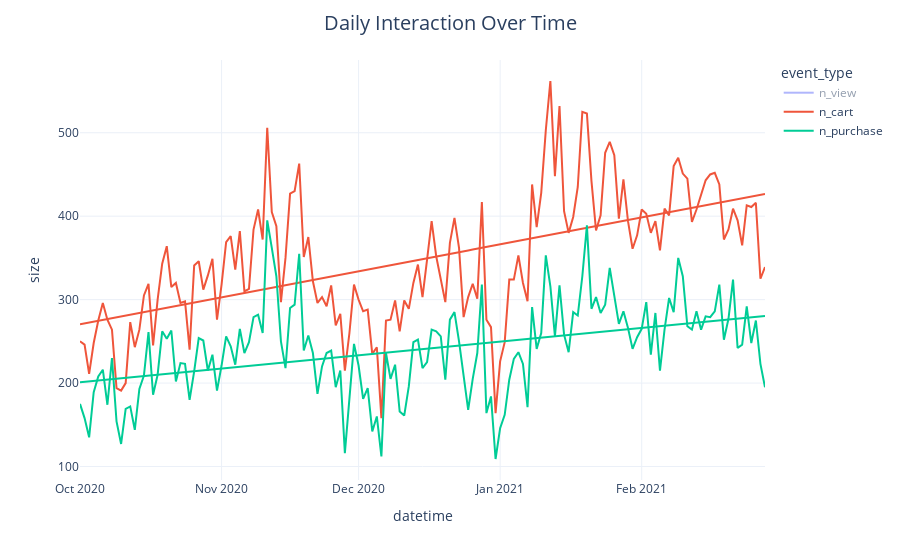

Here is the notebook cell this chart was saved with:
### Code cell
col_y = "size"
fig = px.scatter(data_by_day_freq_event, x='datetime', y=col_y, color='event_type', trendline='ols')
fig.for_each_trace(lambda x: x.update(visible="legendonly") if x['name'] == 'n_view' else x)
fig.update_traces(mode="lines")
fig.update_layout(title_text="Daily Interaction Over Time")

### Figure 1 — Plotly figure (JSON) as saved in the notebook; plotly's stock layout.template omitted (floating-point values rounded to 4 significant figures; data arrays with more than 128 entries replaced by an {"elided": "..."} marker saying what was removed)
{"data": [{"hovertemplate": "event_type=n_view<br>datetime=%{x}<br>size=%{y}<extra></extra>", "legendgroup": "n_view", "marker": {"color": "#636efa", "symbol": "circle"}, "mode": "lines", "name": "n_view", "orientation": "v", "showlegend": true, "type": "scatter", "visible": "legendonly", "x": {"elided": "151 str values"}, "xaxis": "x", "y": {"elided": "151 int values"}, "yaxis": "y"}, {"hovertemplate": "<b>OLS trendline</b><br>size = 0.0324874 * datetime + -47152.7<br>R<sup>2</sup>=0.022213<br><br>event_type=n_view<br>datetime=%{x}<br>size=%{y} <b>(trend)</b><extra></extra>", "legendgroup": "n_view", "marker": {"color": "#636efa", "symbol": "circle"}, "mode": "lines", "name": "n_view", "showlegend": false, "type": "scatter", "visible": "legendonly", "x": {"elided": "151 str values"}, "xaxis": "x", "y": {"elided": "151 float values"}, "yaxis": "y"}, {"hovertemplate": "event_type=n_cart<br>datetime=%{x}<br>size=%{y}<extra></extra>", "legendgroup": "n_cart", "marker": {"color": "#EF553B", "symbol": "circle"}, "mode": "lines", "name": "n_cart", "orientation": "v", "showlegend": true, "type": "scatter", "x": {"elided": "151 str values"}, "xaxis": "x", "y": {"elided": "151 int values"}, "yaxis": "y"}, {"hovertemplate": "<b>OLS trendline</b><br>size = 0.0120432 * datetime + -19016.8<br>R<sup>2</sup>=0.330612<br><br>event_type=n_cart<br>datetime=%{x}<br>size=%{y} <b>(trend)</b><extra></extra>", "legendgroup": "n_cart", "marker": {"color": "#EF553B", "symbol": "circle"}, "mode": "lines", "name": "n_cart", "showlegend": false, "type": "scatter", "x": {"elided": "151 str values"}, "xaxis": "x", "y": {"elided": "151 float values"}, "yaxis": "y"}, {"hovertemplate": "event_type=n_purchase<br>datetime=%{x}<br>size=%{y}<extra></extra>", "legendgroup": "n_purchase", "marker": {"color": "#00cc96", "symbol": "circle"}, "mode": "lines", "name": "n_purchase", "orientation": "v", "showlegend": true, "type": "scatter", "x": {"elided": "151 str values"}, "xaxis": "x", "y": {"elided": "151 int values"}, "yaxis": "y"}, {"hovertemplate": "<b>OLS trendline</b><br>size = 0.00612155 * datetime + -9602.74<br>R<sup>2</sup>=0.174748<br><br>event_type=n_purchase<br>datetime=%{x}<br>size=%{y} <b>(trend)</b><extra></extra>", "legendgroup": "n_purchase", "marker": {"color": "#00cc96", "symbol": "circle"}, "mode": "lines", "name": "n_purchase", "showlegend": false, "type": "scatter", "x": {"elided": "151 str values"}, "xaxis": "x", "y": {"elided": "151 float values"}, "yaxis": "y"}], "layout": {"legend": {"title": {"text": "event_type"}, "tracegroupgap": 0}, "margin": {"t": 60}, "title": {"text": "Daily Interaction Over Time"}, "xaxis": {"anchor": "y", "domain": [0, 1], "title": {"text": "datetime"}}, "yaxis": {"anchor": "x", "domain": [0, 1], "title": {"text": "size"}}}}
